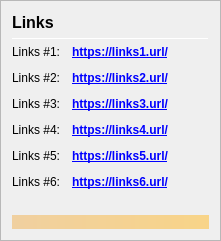
                <widget class="QFrame" name="frame_Links">
                 <property name="frameShape">
                  <enum>QFrame::StyledPanel</enum>
                 </property>
                 <property name="frameShadow">
                  <enum>QFrame::Raised</enum>
                 </property>
                 <layout class="QVBoxLayout" name="verticalLayout_Links">
                  <item>
                   <layout class="QHBoxLayout" name="horizontalLayout_Links_1" stretch="0,0">
                    <item>
                     <widget class="QLabel" name="label_Links_title">
                      <property name="minimumSize">
                       <size>
                        <width>0</width>
                        <height>20</height>
                       </size>
                      </property>
                      <property name="font">
                       <font>
                        <pointsize>12</pointsize>
                        <weight>75</weight>
                        <bold>true</bold>
                       </font>
                      </property>
                      <property name="text">
                       <string>Links</string>
                      </property>
                     </widget>
                    </item>
                    <item>
                     <spacer name="horizontalSpacer_Links_1">
                      <property name="orientation">
                       <enum>Qt::Horizontal</enum>
                      </property>
                      <property name="sizeHint" stdset="0">
                       <size>
                        <width>40</width>
                        <height>20</height>
                       </size>
                      </property>
                     </spacer>
                    </item>
                   </layout>
                  </item>
                  <item>
                   <widget class="Line" name="line_Links">
                    <property name="minimumSize">
                     <size>
                      <width>0</width>
                      <height>1</height>
                     </size>
                    </property>
                    <property name="maximumSize">
                     <size>
                      <width>16777215</width>
                      <height>1</height>
                     </size>
                    </property>
                    <property name="orientation">
                     <enum>Qt::Horizontal</enum>
                    </property>
                   </widget>
                  </item>
                  <item>
                   <layout class="QGridLayout" name="gridLayout_Links">
                    <property name="spacing">
                     <number>12</number>
                    </property>
                    <item row="1" column="0">
                     <widget class="QLabel" name="labelLinks1">
                      <property name="text">
                       <string>Links #1:</string>
                      </property>
                     </widget>
                    </item>
                    <item row="1" column="1">
                     <widget class="QLabel" name="labelLinksUrl1">
                      <property name="font">
                       <font>
                        <weight>75</weight>
                        <bold>true</bold>
                       </font>
                      </property>
                      <property name="text">
                       <string notr="true">&lt;a href=&quot;https://links1.url/&quot;&gt;https://links1.url/&lt;/a&gt;</string>
                      </property>
                      <property name="textFormat">
                       <enum>Qt::RichText</enum>
                      </property>
                      <property name="alignment">
                       <set>Qt::AlignLeading|Qt::AlignLeft|Qt::AlignVCenter</set>
                      </property>
                      <property name="openExternalLinks">
                       <bool>true</bool>
                      </property>
                     </widget>
                    </item>
                    <item row="2" column="0">
                     <widget class="QLabel" name="labelLinks2">
                      <property name="text">
                       <string>Links #2:</string>
                      </property>
                     </widget>
                    </item>
                    <item row="2" column="1">
                     <widget class="QLabel" name="labelLinksUrl2">
                      <property name="font">
                       <font>
                        <weight>75</weight>
                        <bold>true</bold>
                       </font>
                      </property>
                      <property name="text">
                       <string notr="true">&lt;a href=&quot;https://links2.url/&quot;&gt;https://links2.url/&lt;/a&gt;</string>
                      </property>
                      <property name="alignment">
                       <set>Qt::AlignLeading|Qt::AlignLeft|Qt::AlignVCenter</set>
                      </property>
                      <property name="openExternalLinks">
                       <bool>true</bool>
                      </property>
                     </widget>
                    </item>
                    <item row="3" column="0">
                     <widget class="QLabel" name="labelLinks3">
                      <property name="text">
                       <string>Links #3:</string>
                      </property>
                     </widget>
                    </item>
                    <item row="3" column="1">
                     <widget class="QLabel" name="labelLinksUrl3">
                      <property name="font">
                       <font>
                        <weight>75</weight>
                        <bold>true</bold>
                       </font>
                      </property>
                      <property name="text">
                       <string notr="true">&lt;a href=&quot;https://links3.url/&quot;&gt;https://links3.url/&lt;/a&gt;</string>
                      </property>
                      <property name="alignment">
                       <set>Qt::AlignLeading|Qt::AlignLeft|Qt::AlignVCenter</set>
                      </property>
                      <property name="openExternalLinks">
                       <bool>true</bool>
                      </property>
                     </widget>
                    </item>
                    <item row="4" column="0">
                     <widget class="QLabel" name="labelLinks4">
                      <property name="text">
                       <string>Links #4:</string>
                      </property>
                     </widget>
                    </item>
                    <item row="4" column="1">
                     <widget class="QLabel" name="labelLinksUrl4">
                      <property name="font">
                       <font>
                        <weight>75</weight>
                        <bold>true</bold>
                       </font>
                      </property>
                      <property name="text">
                       <string notr="true">&lt;a href=&quot;https://links4.url/&quot;&gt;https://links4.url/&lt;/a&gt;</string>
                      </property>
                      <property name="alignment">
                       <set>Qt::AlignLeading|Qt::AlignLeft|Qt::AlignVCenter</set>
                      </property>
                      <property name="openExternalLinks">
                       <bool>true</bool>
                      </property>
                     </widget>
                    </item>
                    <item row="5" column="0">
                     <widget class="QLabel" name="labelLinks5">
                      <property name="text">
                       <string>Links #5:</string>
                      </property>
                     </widget>
                    </item>
                    <item row="5" column="1">
                     <widget class="QLabel" name="labelLinksUrl5">
                      <property name="font">
                       <font>
                        <weight>75</weight>
                        <bold>true</bold>
                       </font>
                      </property>
                      <property name="text">
                       <string notr="true">&lt;a href=&quot;https://links5.url/&quot;&gt;https://links5.url/&lt;/a&gt;</string>
                      </property>
                      <property name="alignment">
                       <set>Qt::AlignLeading|Qt::AlignLeft|Qt::AlignVCenter</set>
                      </property>
                      <property name="openExternalLinks">
                       <bool>true</bool>
                      </property>
                     </widget>
                    </item>
                    <item row="6" column="0">
                     <widget class="QLabel" name="labelLinks6">
                      <property name="text">
                       <string>Links #6:</string>
                      </property>
                     </widget>
                    </item>
                    <item row="6" column="1">
                     <widget class="QLabel" name="labelLinksUrl6">
                      <property name="font">
                       <font>
                        <weight>75</weight>
                        <bold>true</bold>
                       </font>
                      </property>
                      <property name="text">
                       <string notr="true">&lt;a href=&quot;https://links6.url/&quot;&gt;https://links6.url/&lt;/a&gt;</string>
                      </property>
                      <property name="alignment">
                       <set>Qt::AlignLeading|Qt::AlignLeft|Qt::AlignVCenter</set>
                      </property>
                      <property name="openExternalLinks">
                       <bool>true</bool>
                      </property>
                     </widget>
                    </item>
                    <item row="7" column="2">
                     <spacer name="horizontalSpacer_Links_2">
                      <property name="orientation">
                       <enum>Qt::Horizontal</enum>
                      </property>
                      <property name="sizeHint" stdset="0">
                       <size>
                        <width>40</width>
                        <height>20</height>
                       </size>
                      </property>
                     </spacer>
                    </item>
                   </layout>
                  </item>
                  <item>
                   <widget class="QLabel" name="labelAlerts">
                    <property name="maximumSize">
                     <size>
                      <width>16777215</width>
                      <height>16777215</height>
                     </size>
                    </property>
                    <property name="styleSheet">
                     <string notr="true">background-color: qlineargradient(x1: 0, y1: 0, x2: 1, y2: 0, stop:0 #F0D0A0, stop:1 #F8D488); color:#000000;</string>
                    </property>
                    <property name="text">
                     <string/>
                    </property>
                    <property name="wordWrap">
                     <bool>true</bool>
                    </property>
                    <property name="margin">
                     <number>3</number>
                    </property>
                   </widget>
                  </item>
                 </layout>
                </widget>
